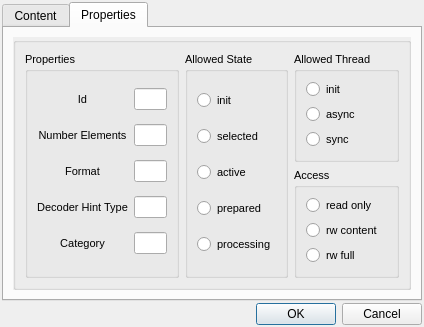
<?xml version="1.0" encoding="UTF-8"?>
<ui version="4.0">
 <class>Dialog_stringAssProps</class>
 <widget class="QDialog" name="Dialog_stringAssProps">
  <property name="geometry">
   <rect>
    <x>0</x>
    <y>0</y>
    <width>424</width>
    <height>292</height>
   </rect>
  </property>
  <property name="windowTitle">
   <string>Dialog</string>
  </property>
  <layout class="QVBoxLayout" name="verticalLayout">
   <property name="spacing">
    <number>2</number>
   </property>
   <property name="leftMargin">
    <number>2</number>
   </property>
   <property name="topMargin">
    <number>2</number>
   </property>
   <property name="rightMargin">
    <number>2</number>
   </property>
   <property name="bottomMargin">
    <number>2</number>
   </property>
   <item>
    <widget class="QTabWidget" name="tabWidget">
     <property name="currentIndex">
      <number>1</number>
     </property>
     <widget class="QWidget" name="tab">
      <attribute name="title">
       <string>Content</string>
      </attribute>
      <layout class="QHBoxLayout" name="horizontalLayout">
       <item>
        <widget class="QGroupBox" name="groupBox_2">
         <property name="palette">
          <palette>
           <active>
            <colorrole role="Base">
             <brush brushstyle="SolidPattern">
              <color alpha="255">
               <red>255</red>
               <green>255</green>
               <blue>255</blue>
              </color>
             </brush>
            </colorrole>
            <colorrole role="Window">
             <brush brushstyle="SolidPattern">
              <color alpha="255">
               <red>218</red>
               <green>218</green>
               <blue>108</blue>
              </color>
             </brush>
            </colorrole>
           </active>
           <inactive>
            <colorrole role="Base">
             <brush brushstyle="SolidPattern">
              <color alpha="255">
               <red>255</red>
               <green>255</green>
               <blue>255</blue>
              </color>
             </brush>
            </colorrole>
            <colorrole role="Window">
             <brush brushstyle="SolidPattern">
              <color alpha="255">
               <red>218</red>
               <green>218</green>
               <blue>108</blue>
              </color>
             </brush>
            </colorrole>
           </inactive>
           <disabled>
            <colorrole role="Base">
             <brush brushstyle="SolidPattern">
              <color alpha="255">
               <red>218</red>
               <green>218</green>
               <blue>108</blue>
              </color>
             </brush>
            </colorrole>
            <colorrole role="Window">
             <brush brushstyle="SolidPattern">
              <color alpha="255">
               <red>218</red>
               <green>218</green>
               <blue>108</blue>
              </color>
             </brush>
            </colorrole>
           </disabled>
          </palette>
         </property>
         <property name="font">
          <font>
           <weight>75</weight>
           <bold>true</bold>
          </font>
         </property>
         <property name="autoFillBackground">
          <bool>true</bool>
         </property>
         <property name="title">
          <string/>
         </property>
         <layout class="QGridLayout" name="gridLayout_4">
          <item row="2" column="1">
           <widget class="QLineEdit" name="lineEdit_value">
            <property name="font">
             <font>
              <weight>50</weight>
              <bold>false</bold>
             </font>
            </property>
           </widget>
          </item>
          <item row="1" column="1">
           <widget class="QLabel" name="label_description">
            <property name="font">
             <font>
              <weight>50</weight>
              <bold>false</bold>
             </font>
            </property>
            <property name="text">
             <string>Assigned String</string>
            </property>
           </widget>
          </item>
          <item row="0" column="1">
           <spacer name="verticalSpacer">
            <property name="orientation">
             <enum>Qt::Vertical</enum>
            </property>
            <property name="sizeHint" stdset="0">
             <size>
              <width>20</width>
              <height>40</height>
             </size>
            </property>
           </spacer>
          </item>
          <item row="3" column="1">
           <spacer name="verticalSpacer_2">
            <property name="orientation">
             <enum>Qt::Vertical</enum>
            </property>
            <property name="sizeHint" stdset="0">
             <size>
              <width>20</width>
              <height>40</height>
             </size>
            </property>
           </spacer>
          </item>
         </layout>
        </widget>
       </item>
      </layout>
     </widget>
     <widget class="QWidget" name="tab_2">
      <attribute name="title">
       <string>Properties</string>
      </attribute>
      <layout class="QHBoxLayout" name="horizontalLayout_2">
       <item>
        <widget class="QGroupBox" name="groupBox">
         <property name="font">
          <font>
           <pointsize>8</pointsize>
          </font>
         </property>
         <property name="autoFillBackground">
          <bool>true</bool>
         </property>
         <property name="title">
          <string/>
         </property>
         <layout class="QGridLayout" name="gridLayout_2">
          <item row="0" column="0" rowspan="2">
           <widget class="QGroupBox" name="groupBox_5">
            <property name="title">
             <string>Properties</string>
            </property>
            <layout class="QGridLayout" name="gridLayout">
             <item row="1" column="1">
              <widget class="QLineEdit" name="lineEdit_numberElements">
               <property name="readOnly">
                <bool>true</bool>
               </property>
              </widget>
             </item>
             <item row="0" column="0">
              <widget class="QLabel" name="label">
               <property name="text">
                <string>Id</string>
               </property>
               <property name="alignment">
                <set>Qt::AlignCenter</set>
               </property>
              </widget>
             </item>
             <item row="2" column="0">
              <widget class="QLabel" name="label_2">
               <property name="text">
                <string>Format</string>
               </property>
               <property name="alignment">
                <set>Qt::AlignCenter</set>
               </property>
              </widget>
             </item>
             <item row="3" column="0">
              <widget class="QLabel" name="label_14">
               <property name="text">
                <string>Decoder Hint Type</string>
               </property>
               <property name="alignment">
                <set>Qt::AlignCenter</set>
               </property>
              </widget>
             </item>
             <item row="3" column="1">
              <widget class="QLineEdit" name="lineEdit_decoder_hint">
               <property name="readOnly">
                <bool>true</bool>
               </property>
              </widget>
             </item>
             <item row="2" column="1">
              <widget class="QLineEdit" name="lineEdit_format">
               <property name="readOnly">
                <bool>true</bool>
               </property>
              </widget>
             </item>
             <item row="1" column="0">
              <widget class="QLabel" name="label_3">
               <property name="text">
                <string>Number Elements</string>
               </property>
               <property name="alignment">
                <set>Qt::AlignCenter</set>
               </property>
              </widget>
             </item>
             <item row="0" column="1">
              <widget class="QLineEdit" name="lineEdit_propertyid">
               <property name="readOnly">
                <bool>true</bool>
               </property>
              </widget>
             </item>
             <item row="4" column="1">
              <widget class="QLineEdit" name="lineEdit_category"/>
             </item>
             <item row="4" column="0">
              <widget class="QLabel" name="label_4">
               <property name="text">
                <string>Category</string>
               </property>
               <property name="alignment">
                <set>Qt::AlignCenter</set>
               </property>
              </widget>
             </item>
            </layout>
           </widget>
          </item>
          <item row="0" column="1" rowspan="2">
           <widget class="QGroupBox" name="groupBox_3">
            <property name="title">
             <string>Allowed State</string>
            </property>
            <layout class="QVBoxLayout" name="verticalLayout_2">
             <item>
              <widget class="QRadioButton" name="radioButton_state_init">
               <property name="text">
                <string>init</string>
               </property>
               <property name="autoExclusive">
                <bool>false</bool>
               </property>
              </widget>
             </item>
             <item>
              <widget class="QRadioButton" name="radioButton_state_selected">
               <property name="text">
                <string>selected</string>
               </property>
               <property name="autoExclusive">
                <bool>false</bool>
               </property>
              </widget>
             </item>
             <item>
              <widget class="QRadioButton" name="radioButton_state_active">
               <property name="text">
                <string>active</string>
               </property>
               <property name="autoExclusive">
                <bool>false</bool>
               </property>
              </widget>
             </item>
             <item>
              <widget class="QRadioButton" name="radioButton_state_prepared">
               <property name="text">
                <string>prepared</string>
               </property>
               <property name="autoExclusive">
                <bool>false</bool>
               </property>
              </widget>
             </item>
             <item>
              <widget class="QRadioButton" name="radioButton_state_processing">
               <property name="text">
                <string>processing</string>
               </property>
               <property name="autoExclusive">
                <bool>false</bool>
               </property>
              </widget>
             </item>
            </layout>
           </widget>
          </item>
          <item row="0" column="2">
           <widget class="QGroupBox" name="groupBox_4">
            <property name="title">
             <string>Allowed Thread</string>
            </property>
            <layout class="QVBoxLayout" name="verticalLayout_3">
             <item>
              <widget class="QRadioButton" name="radioButton_thread_init">
               <property name="text">
                <string>init</string>
               </property>
               <property name="autoExclusive">
                <bool>false</bool>
               </property>
              </widget>
             </item>
             <item>
              <widget class="QRadioButton" name="radioButton_thread_async">
               <property name="text">
                <string>async</string>
               </property>
               <property name="autoExclusive">
                <bool>false</bool>
               </property>
              </widget>
             </item>
             <item>
              <widget class="QRadioButton" name="radioButton_thread_sync">
               <property name="text">
                <string>sync</string>
               </property>
               <property name="autoExclusive">
                <bool>false</bool>
               </property>
              </widget>
             </item>
            </layout>
           </widget>
          </item>
          <item row="1" column="2">
           <widget class="QGroupBox" name="groupBox_6">
            <property name="title">
             <string>Access</string>
            </property>
            <layout class="QVBoxLayout" name="verticalLayout_4">
             <item>
              <widget class="QRadioButton" name="radioButton_ronly">
               <property name="text">
                <string>read only</string>
               </property>
               <property name="autoExclusive">
                <bool>false</bool>
               </property>
              </widget>
             </item>
             <item>
              <widget class="QRadioButton" name="radioButton_rwcontent">
               <property name="text">
                <string>rw content</string>
               </property>
              </widget>
             </item>
             <item>
              <widget class="QRadioButton" name="radioButton_rwfull">
               <property name="text">
                <string>rw full</string>
               </property>
              </widget>
             </item>
            </layout>
           </widget>
          </item>
         </layout>
        </widget>
       </item>
      </layout>
     </widget>
    </widget>
   </item>
   <item>
    <widget class="QDialogButtonBox" name="buttonBox">
     <property name="orientation">
      <enum>Qt::Horizontal</enum>
     </property>
     <property name="standardButtons">
      <set>QDialogButtonBox::Cancel|QDialogButtonBox::Ok</set>
     </property>
    </widget>
   </item>
  </layout>
 </widget>
 <resources/>
 <connections>
  <connection>
   <sender>buttonBox</sender>
   <signal>accepted()</signal>
   <receiver>Dialog_stringAssProps</receiver>
   <slot>accept()</slot>
   <hints>
    <hint type="sourcelabel">
     <x>222</x>
     <y>248</y>
    </hint>
    <hint type="destinationlabel">
     <x>157</x>
     <y>196</y>
    </hint>
   </hints>
  </connection>
  <connection>
   <sender>buttonBox</sender>
   <signal>rejected()</signal>
   <receiver>Dialog_stringAssProps</receiver>
   <slot>reject()</slot>
   <hints>
    <hint type="sourcelabel">
     <x>290</x>
     <y>248</y>
    </hint>
    <hint type="destinationlabel">
     <x>286</x>
     <y>196</y>
    </hint>
   </hints>
  </connection>
  <connection>
   <sender>lineEdit_value</sender>
   <signal>editingFinished()</signal>
   <receiver>Dialog_stringAssProps</receiver>
   <slot>textEdited()</slot>
   <hints>
    <hint type="sourcelabel">
     <x>166</x>
     <y>141</y>
    </hint>
    <hint type="destinationlabel">
     <x>414</x>
     <y>17</y>
    </hint>
   </hints>
  </connection>
  <connection>
   <sender>radioButton_state_init</sender>
   <signal>clicked()</signal>
   <receiver>Dialog_stringAssProps</receiver>
   <slot>anyRadioButtonClicked()</slot>
   <hints>
    <hint type="sourcelabel">
     <x>212</x>
     <y>75</y>
    </hint>
    <hint type="destinationlabel">
     <x>29</x>
     <y>-10</y>
    </hint>
   </hints>
  </connection>
  <connection>
   <sender>radioButton_state_selected</sender>
   <signal>clicked()</signal>
   <receiver>Dialog_stringAssProps</receiver>
   <slot>anyRadioButtonClicked()</slot>
   <hints>
    <hint type="sourcelabel">
     <x>209</x>
     <y>100</y>
    </hint>
    <hint type="destinationlabel">
     <x>81</x>
     <y>-6</y>
    </hint>
   </hints>
  </connection>
  <connection>
   <sender>radioButton_state_active</sender>
   <signal>clicked()</signal>
   <receiver>Dialog_stringAssProps</receiver>
   <slot>anyRadioButtonClicked()</slot>
   <hints>
    <hint type="sourcelabel">
     <x>218</x>
     <y>123</y>
    </hint>
    <hint type="destinationlabel">
     <x>142</x>
     <y>-14</y>
    </hint>
   </hints>
  </connection>
  <connection>
   <sender>radioButton_state_prepared</sender>
   <signal>clicked()</signal>
   <receiver>Dialog_stringAssProps</receiver>
   <slot>anyRadioButtonClicked()</slot>
   <hints>
    <hint type="sourcelabel">
     <x>211</x>
     <y>147</y>
    </hint>
    <hint type="destinationlabel">
     <x>188</x>
     <y>-19</y>
    </hint>
   </hints>
  </connection>
  <connection>
   <sender>radioButton_state_processing</sender>
   <signal>clicked()</signal>
   <receiver>Dialog_stringAssProps</receiver>
   <slot>anyRadioButtonClicked()</slot>
   <hints>
    <hint type="sourcelabel">
     <x>216</x>
     <y>174</y>
    </hint>
    <hint type="destinationlabel">
     <x>282</x>
     <y>-7</y>
    </hint>
   </hints>
  </connection>
  <connection>
   <sender>radioButton_thread_init</sender>
   <signal>clicked()</signal>
   <receiver>Dialog_stringAssProps</receiver>
   <slot>anyRadioButtonClicked()</slot>
   <hints>
    <hint type="sourcelabel">
     <x>315</x>
     <y>72</y>
    </hint>
    <hint type="destinationlabel">
     <x>418</x>
     <y>50</y>
    </hint>
   </hints>
  </connection>
  <connection>
   <sender>radioButton_thread_async</sender>
   <signal>clicked()</signal>
   <receiver>Dialog_stringAssProps</receiver>
   <slot>anyRadioButtonClicked()</slot>
   <hints>
    <hint type="sourcelabel">
     <x>311</x>
     <y>98</y>
    </hint>
    <hint type="destinationlabel">
     <x>420</x>
     <y>107</y>
    </hint>
   </hints>
  </connection>
  <connection>
   <sender>radioButton_thread_sync</sender>
   <signal>clicked()</signal>
   <receiver>Dialog_stringAssProps</receiver>
   <slot>anyRadioButtonClicked()</slot>
   <hints>
    <hint type="sourcelabel">
     <x>312</x>
     <y>119</y>
    </hint>
    <hint type="destinationlabel">
     <x>418</x>
     <y>136</y>
    </hint>
   </hints>
  </connection>
  <connection>
   <sender>radioButton_ronly</sender>
   <signal>clicked()</signal>
   <receiver>Dialog_stringAssProps</receiver>
   <slot>anyRadioButtonClicked()</slot>
   <hints>
    <hint type="sourcelabel">
     <x>311</x>
     <y>178</y>
    </hint>
    <hint type="destinationlabel">
     <x>417</x>
     <y>179</y>
    </hint>
   </hints>
  </connection>
 </connections>
 <slots>
  <slot>textEdited()</slot>
  <slot>comboBox_decoder_activated(int)</slot>
  <slot>anyRadioButtonClicked()</slot>
 </slots>
</ui>
